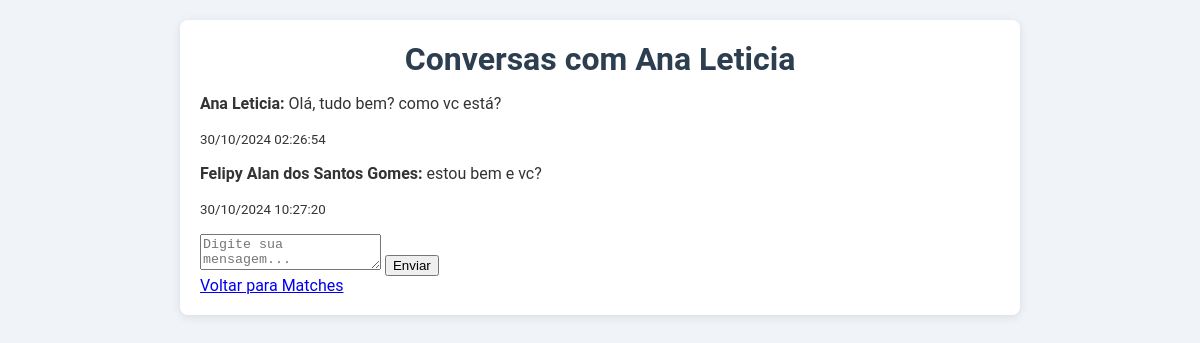
/mensagens/2 (signed in), run on the app's committed database.
### app.py (models this page shows)
class Usuario(db.Model):
    id = db.Column(db.Integer, primary_key=True)
    nome = db.Column(db.String(100), nullable=False)
    idade = db.Column(db.Integer, nullable=False)
    curso = db.Column(db.String(100), nullable=False)
    senha = db.Column(db.String(100), nullable=False)
    postagens = db.relationship('Postagem', backref='autor', lazy=True)
    preferencias = db.relationship('PreferenciaEstudo', back_populates='usuario', cascade="all, delete-orphan")

class Mensagem(db.Model):
    id = db.Column(db.Integer, primary_key=True)
    remetente_id = db.Column(db.Integer, db.ForeignKey('usuario.id'), nullable=False)
    destinatario_id = db.Column(db.Integer, db.ForeignKey('usuario.id'), nullable=False)
    conteudo = db.Column(db.Text, nullable=False)
    data_envio = db.Column(db.DateTime, default=datetime.utcnow, nullable=False)
    remetente = db.relationship('Usuario', foreign_keys=[remetente_id])
    destinatario = db.relationship('Usuario', foreign_keys=[destinatario_id])

### app.py (the view, shortened to what this page needs)
@app.route('/mensagens/<int:usuario_id>', methods=['GET', 'POST'])
def mensagens(usuario_id):
    usuario_destinatario = Usuario.query.get_or_404(usuario_id)
    mensagens = Mensagem.query.filter(
        ((Mensagem.remetente_id == session['usuario_id']) & (Mensagem.destinatario_id == usuario_destinatario.id)) |
        ((Mensagem.remetente_id == usuario_destinatario.id) & (Mensagem.destinatario_id == session['usuario_id']))
    ).order_by(Mensagem.data_envio).all()
    return render_template('mensagens.html', usuario_destinatario=usuario_destinatario, mensagens=mensagens)

### templates/mensagens.html (shortened to what this page needs)
<!DOCTYPE html>
<html lang="pt-BR">
<head>
    <link rel="stylesheet" href="{{ url_for('static', filename='styles.css') }}">
</head>
<body>
    <div class="container">
        <h1>Conversas com {{ usuario_destinatario.nome }}</h1>
        <div class="mensagens">
            {% for mensagem in mensagens %}
                <div class="mensagem {% if mensagem.remetente_id == session['usuario_id'] %}minha{% endif %}">
                    <p><strong>{{ mensagem.remetente.nome }}:</strong> {{ mensagem.conteudo }}</p>
                    <p><small>{{ mensagem.data_envio.strftime('%d/%m/%Y %H:%M:%S') }}</small></p>
                </div>
            {% else %}
                <p>Nenhuma mensagem encontrada.</p>
            {% endfor %}
        </div>
        <form method="POST">
            <textarea name="conteudo" placeholder="Digite sua mensagem..." required></textarea>
            <button type="submit">Enviar</button>
        </form>
        <a href="{{ url_for('matches') }}">Voltar para Matches</a>
    </div>
</body>
</html>

### static/styles.css (style rules this page uses)
body { font-family: 'Roboto', sans-serif; background-color: #F0F4F8; margin: 0; padding: 0; color: #333; }
h1, h2 { text-align: center; color: #2C3E50; margin: 0; }
.container { width: 90%; max-width: 800px; margin: 20px auto; padding: 20px; background: #ffffff; border-radius: 8px; box-shadow: 0 2px 10px rgba(0, 0, 0, 0.1); }

### data on the page
Usuario: nome "Ana Leticia"
Mensagem: remetente.nome "Ana Leticia", conteudo "Olá, tudo bem? como vc está?", data_envio "30/10/2024 02:26:54"
Mensagem: remetente.nome "Felipy Alan dos Santos Gomes", conteudo "estou bem e vc?", data_envio "30/10/2024 10:27:20"
